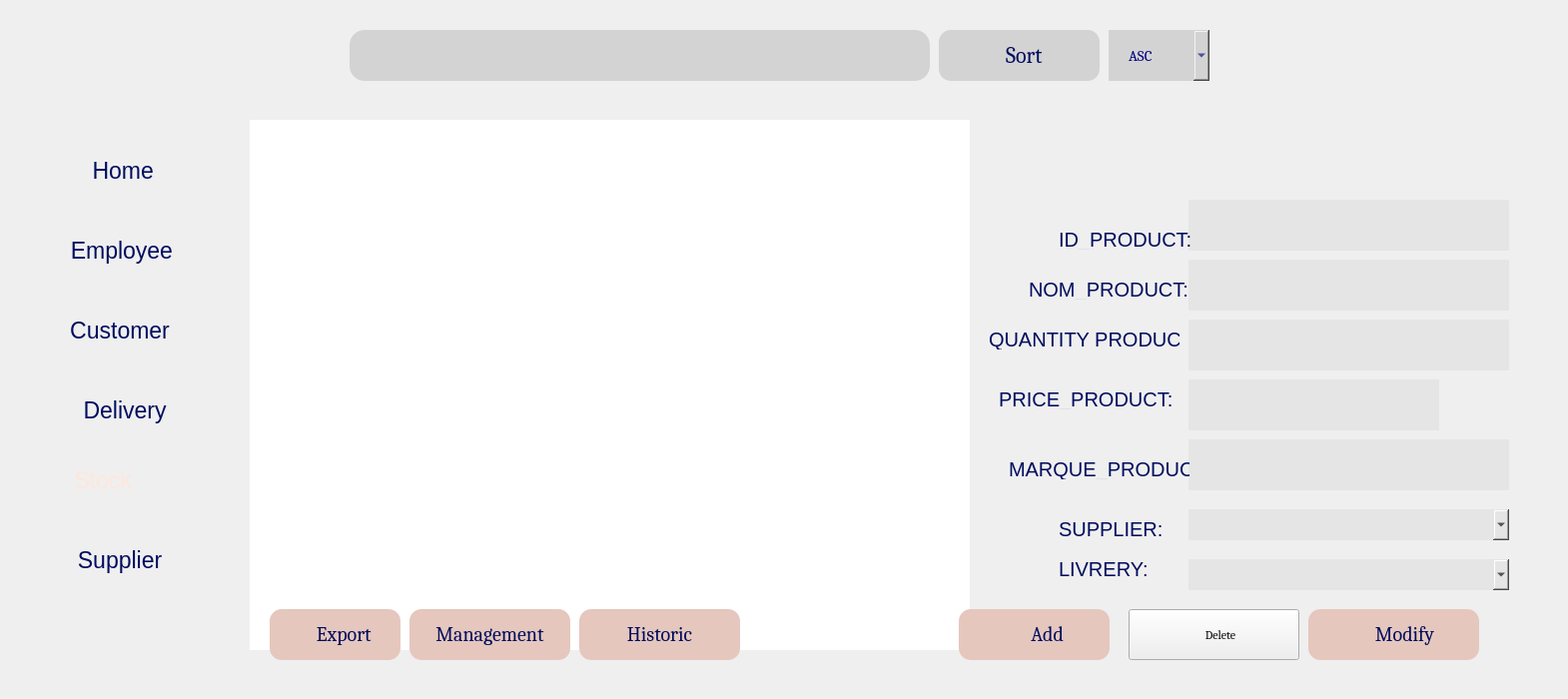
       <widget class="QWidget" name="ProductListe">
        <attribute name="title">
         <string>Product Liste</string>
        </attribute>
        <widget class="QLabel" name="label_84">
         <property name="geometry">
          <rect>
           <x>-10</x>
           <y>0</y>
           <width>1561</width>
           <height>691</height>
          </rect>
         </property>
         <property name="text">
          <string/>
         </property>
         <property name="pixmap">
          <pixmap>:/resources/imgs/bg.png</pixmap>
         </property>
         <property name="scaledContents">
          <bool>true</bool>
         </property>
        </widget>
        <widget class="QLabel" name="label_85">
         <property name="geometry">
          <rect>
           <x>230</x>
           <y>10</y>
           <width>1311</width>
           <height>671</height>
          </rect>
         </property>
         <property name="text">
          <string/>
         </property>
         <property name="pixmap">
          <pixmap>:/resources/imgs/bgW.png</pixmap>
         </property>
         <property name="scaledContents">
          <bool>true</bool>
         </property>
        </widget>
        <widget class="QLabel" name="label_86">
         <property name="geometry">
          <rect>
           <x>0</x>
           <y>0</y>
           <width>161</width>
           <height>131</height>
          </rect>
         </property>
         <property name="text">
          <string/>
         </property>
         <property name="pixmap">
          <pixmap>:/resources/imgs/logo.png</pixmap>
         </property>
         <property name="scaledContents">
          <bool>true</bool>
         </property>
        </widget>
        <widget class="QLabel" name="label_87">
         <property name="geometry">
          <rect>
           <x>1270</x>
           <y>20</y>
           <width>71</width>
           <height>71</height>
          </rect>
         </property>
         <property name="text">
          <string/>
         </property>
         <property name="pixmap">
          <pixmap>:/resources/imgs/picP.png</pixmap>
         </property>
        </widget>
        <widget class="QPushButton" name="pushButton_26">
         <property name="geometry">
          <rect>
           <x>220</x>
           <y>20</y>
           <width>151</width>
           <height>61</height>
          </rect>
         </property>
         <property name="text">
          <string/>
         </property>
         <property name="icon">
          <iconset>
           <normaloff>:/resources/imgs/undo.png</normaloff>:/resources/imgs/undo.png</iconset>
         </property>
         <property name="iconSize">
          <size>
           <width>45</width>
           <height>65</height>
          </size>
         </property>
         <property name="flat">
          <bool>true</bool>
         </property>
        </widget>
        <widget class="QLabel" name="label_88">
         <property name="geometry">
          <rect>
           <x>230</x>
           <y>90</y>
           <width>1311</width>
           <height>601</height>
          </rect>
         </property>
         <property name="styleSheet">
          <string notr="true">color:white;</string>
         </property>
         <property name="text">
          <string/>
         </property>
         <property name="pixmap">
          <pixmap>:/Downloads/crudbg.png</pixmap>
         </property>
         <property name="scaledContents">
          <bool>true</bool>
         </property>
        </widget>
        <widget class="QTableView" name="tableView">
         <property name="geometry">
          <rect>
           <x>250</x>
           <y>120</y>
           <width>721</width>
           <height>531</height>
          </rect>
         </property>
         <property name="styleSheet">
          <string notr="true">QTableView {
    background-color: white;
    color: #333333;
    border: none;
    selection-background-color: #c0e4f7;
}

QTableView::item {
    padding: 8px;
}

QTableView::item:selected {
    background-color: #eeeeee;
    color: black;
    font-family: Arial;
}

QHeaderView::section {
    background-color: #000c5e  ; /* Changed to the new color */
    color: #e5c7bd; /* Changed font color */
    font-family: Arial;
    font-weight: bold;
    font-size: 13px;
    padding: 8px;
    border: none;
}

QTableView::horizontalHeader {
    background-color: #000c5e  ; /* Changed to the new color */
    color: #e5c7bd; /* Changed font color */
    padding: 8px; /* Ensures padding is consistent */
}

QTableView::verticalHeader {
    background-color: #000c5e  ; /* Changed to the new color */
    color: #e5c7bd; /* Changed font color */
    border: none;
    padding: 8px; /* Ensures padding is consistent */
}

QTableView QScrollBar:vertical {
    background-color: #ffffff;
    width: 10px;
}

QTableView QScrollBar::handle:vertical {
    background-color: #eeeeee;
    border-radius: 5px;
}

QTableView QScrollBar::add-line:vertical, QTableView QScrollBar::sub-line:vertical {
    background-color: #ffffff;
    height: 10px;
}

QTableView QScrollBar::add-page:vertical, QTableView QScrollBar::sub-page:vertical {
    background-color: #ffffff;
}

QTableView::verticalHeader::section {
    border-right: none;
}

/* Adjust the row height and column width for wider lines */
QTableView::item {
    min-height: 40px; /* Adjust this value as needed */
}

QTableView::column {
    width: 100%; /* Make columns take full width */
}</string>
         </property>
         <property name="selectionBehavior">
          <enum>QAbstractItemView::SelectItems</enum>
         </property>
        </widget>
        <widget class="QLineEdit" name="lineEdit_recherche_3">
         <property name="geometry">
          <rect>
           <x>350</x>
           <y>30</y>
           <width>581</width>
           <height>51</height>
          </rect>
         </property>
         <property name="styleSheet">
          <string notr="true">border: 0px solid ; /* Light gray border */
 border-radius: 15px;
  box-sizing: border-box;
  background-color:#D3D3D3; /* Light gray background */
</string>
         </property>
        </widget>
        <widget class="QPushButton" name="rechercherBtn_3">
         <property name="geometry">
          <rect>
           <x>860</x>
           <y>30</y>
           <width>61</width>
           <height>51</height>
          </rect>
         </property>
         <property name="text">
          <string/>
         </property>
         <property name="icon">
          <iconset>
           <normaloff>:/resources/imgs/chercher.png</normaloff>:/resources/imgs/chercher.png</iconset>
         </property>
         <property name="iconSize">
          <size>
           <width>45</width>
           <height>45</height>
          </size>
         </property>
         <property name="flat">
          <bool>true</bool>
         </property>
        </widget>
        <widget class="QPushButton" name="rfchBtn_5">
         <property name="geometry">
          <rect>
           <x>960</x>
           <y>110</y>
           <width>93</width>
           <height>51</height>
          </rect>
         </property>
         <property name="text">
          <string/>
         </property>
         <property name="icon">
          <iconset>
           <normaloff>:/resources/imgs/mettre-a-jour-les-fleches.png</normaloff>:/resources/imgs/mettre-a-jour-les-fleches.png</iconset>
         </property>
         <property name="iconSize">
          <size>
           <width>36</width>
           <height>36</height>
          </size>
         </property>
         <property name="flat">
          <bool>true</bool>
         </property>
        </widget>
        <widget class="QLineEdit" name="line">
         <property name="geometry">
          <rect>
           <x>1190</x>
           <y>200</y>
           <width>321</width>
           <height>51</height>
          </rect>
         </property>
         <property name="styleSheet">
          <string notr="true">background-color:#e5e5e5;
border: 0px solid ;
  border-radius: 1px;</string>
         </property>
        </widget>
        <widget class="QLineEdit" name="lineEdit_nom">
         <property name="geometry">
          <rect>
           <x>1190</x>
           <y>260</y>
           <width>321</width>
           <height>51</height>
          </rect>
         </property>
         <property name="styleSheet">
          <string notr="true">background-color:#e5e5e5;
border: 0px solid ;
  border-radius: 1px;</string>
         </property>
         <property name="placeholderText">
          <string/>
         </property>
        </widget>
        <widget class="QLineEdit" name="lineEdit_Prix">
         <property name="geometry">
          <rect>
           <x>1190</x>
           <y>380</y>
           <width>251</width>
           <height>51</height>
          </rect>
         </property>
         <property name="styleSheet">
          <string notr="true">background-color:#e5e5e5;
border: 0px solid ;
  border-radius: 1px;</string>
         </property>
         <property name="placeholderText">
          <string/>
         </property>
        </widget>
        <widget class="QLineEdit" name="lineEdit_Marque">
         <property name="geometry">
          <rect>
           <x>1190</x>
           <y>440</y>
           <width>321</width>
           <height>51</height>
          </rect>
         </property>
         <property name="styleSheet">
          <string notr="true">background-color:#e5e5e5;
border: 0px solid ;
  border-radius: 1px;</string>
         </property>
         <property name="placeholderText">
          <string/>
         </property>
        </widget>
        <widget class="QComboBox" name="comboBox_2">
         <property name="geometry">
          <rect>
           <x>1190</x>
           <y>510</y>
           <width>321</width>
           <height>31</height>
          </rect>
         </property>
         <property name="styleSheet">
          <string notr="true">background-color:#e5e5e5;
border: 0px solid ;
  border-radius: 1px;</string>
         </property>
         <property name="placeholderText">
          <string>Fournisseur</string>
         </property>
         <item>
          <property name="text">
           <string>1</string>
          </property>
         </item>
        </widget>
        <widget class="QComboBox" name="comboBox_3">
         <property name="geometry">
          <rect>
           <x>1190</x>
           <y>560</y>
           <width>321</width>
           <height>31</height>
          </rect>
         </property>
         <property name="styleSheet">
          <string notr="true">background-color:#e5e5e5;
border: 0px solid ;
  border-radius: 1px;</string>
         </property>
         <property name="placeholderText">
          <string>Livraison</string>
         </property>
         <item>
          <property name="text">
           <string>1</string>
          </property>
         </item>
        </widget>
        <widget class="QLabel" name="label_89">
         <property name="geometry">
          <rect>
           <x>1060</x>
           <y>230</y>
           <width>151</width>
           <height>20</height>
          </rect>
         </property>
         <property name="styleSheet">
          <string notr="true">color:#000c5e;
font: 9pt &quot;Cambria&quot;;
font-size: 20px;</string>
         </property>
         <property name="text">
          <string>ID_PRODUCT:</string>
         </property>
        </widget>
        <widget class="QLabel" name="label_90">
         <property name="geometry">
          <rect>
           <x>1030</x>
           <y>280</y>
           <width>181</width>
           <height>20</height>
          </rect>
         </property>
         <property name="styleSheet">
          <string notr="true">color:#000c5e;
font: 9pt &quot;Cambria&quot;;
font-size: 20px;</string>
         </property>
         <property name="text">
          <string>NOM_PRODUCT:</string>
         </property>
        </widget>
        <widget class="QLabel" name="label_91">
         <property name="geometry">
          <rect>
           <x>1000</x>
           <y>390</y>
           <width>181</width>
           <height>20</height>
          </rect>
         </property>
         <property name="styleSheet">
          <string notr="true">color:#000c5e;
font: 9pt &quot;Cambria&quot;;
font-size: 20px;</string>
         </property>
         <property name="text">
          <string>PRICE_PRODUCT:</string>
         </property>
        </widget>
        <widget class="QLabel" name="label_92">
         <property name="geometry">
          <rect>
           <x>1010</x>
           <y>460</y>
           <width>181</width>
           <height>20</height>
          </rect>
         </property>
         <property name="styleSheet">
          <string notr="true">color:#000c5e;
font: 9pt &quot;Cambria&quot;;
font-size: 20px;</string>
         </property>
         <property name="text">
          <string>MARQUE_PRODUCT:</string>
         </property>
        </widget>
        <widget class="QLabel" name="label_93">
         <property name="geometry">
          <rect>
           <x>1060</x>
           <y>520</y>
           <width>111</width>
           <height>20</height>
          </rect>
         </property>
         <property name="styleSheet">
          <string notr="true">color:#000c5e;
font: 9pt &quot;Cambria&quot;;
font-size: 20px;</string>
         </property>
         <property name="text">
          <string>SUPPLIER:</string>
         </property>
        </widget>
        <widget class="QLabel" name="label_94">
         <property name="geometry">
          <rect>
           <x>1060</x>
           <y>560</y>
           <width>101</width>
           <height>20</height>
          </rect>
         </property>
         <property name="styleSheet">
          <string notr="true">color:#000c5e;
font: 9pt &quot;Cambria&quot;;
font-size: 20px;</string>
         </property>
         <property name="text">
          <string>LIVRERY:</string>
         </property>
        </widget>
        <widget class="QPushButton" name="AjoutStockBtn">
         <property name="geometry">
          <rect>
           <x>960</x>
           <y>610</y>
           <width>151</width>
           <height>51</height>
          </rect>
         </property>
         <property name="font">
          <font>
           <family>Cambria</family>
           <pointsize>-1</pointsize>
          </font>
         </property>
         <property name="styleSheet">
          <string notr="true">
#AjoutStockBtn {
    color: #000c5e; /* Default text color */
    font-size: 20px;
    background-color: #e5c7bd; /* Default background color */
    border: 0px solid;
    border-radius: 12px;
    box-sizing: border-box;
    transition: background-color 0.3s, transform 0.1s ease; /* Smooth animation for hover and press effects */
}

#AjoutStockBtn:hover {
    background-color: #d4b3a7; /* Slightly darker shade for hover effect */
    color: #000944; /* Slightly darker text color for hover */
    cursor: pointer; /* Changes cursor to pointer */
}

#AjoutStockBtn:pressed {
    background-color: #c49f94; /* Even darker shade for pressed effect */
    color: #000722; /* Darker text color for pressed */
    transform: scale(0.95); /* Makes the button slightly smaller on press */
}
</string>
         </property>
         <property name="text">
          <string>      Add</string>
         </property>
         <property name="icon">
          <iconset>
           <normaloff>:/resources/imgs/ajouter-un-bouton.png</normaloff>:/resources/imgs/ajouter-un-bouton.png</iconset>
         </property>
         <property name="iconSize">
          <size>
           <width>35</width>
           <height>35</height>
          </size>
         </property>
        </widget>
        <widget class="QPushButton" name="pushButton_27">
         <property name="geometry">
          <rect>
           <x>1130</x>
           <y>610</y>
           <width>171</width>
           <height>51</height>
          </rect>
         </property>
         <property name="font">
          <font>
           <family>Cambria</family>
          </font>
         </property>
         <property name="styleSheet">
          <string notr="true">#pushButton_3 {
    color: #000c5e; /* Default text color */
    font-size: 20px;
    background-color: #e5c7bd; /* Default background color */
    border: 0px solid;
    border-radius: 12px;
    box-sizing: border-box;
    transition: background-color 0.3s, transform 0.1s ease; /* Smooth animation for hover and press effects */
}

#pushButton_3:hover {
    background-color: #d4b3a7; /* Slightly darker shade for hover effect */
    color: #000944; /* Slightly darker text color for hover */
    cursor: pointer; /* Changes cursor to pointer */
}

#pushButton_3:pressed {
    background-color: #c49f94; /* Even darker shade for pressed effect */
    color: #000722; /* Darker text color for pressed */
    transform: scale(0.95); /* Makes the button slightly smaller on press */
}
</string>
         </property>
         <property name="text">
          <string>     Delete</string>
         </property>
         <property name="icon">
          <iconset>
           <normaloff>:/resources/imgs/supprimer.png</normaloff>:/resources/imgs/supprimer.png</iconset>
         </property>
         <property name="iconSize">
          <size>
           <width>35</width>
           <height>35</height>
          </size>
         </property>
        </widget>
        <widget class="QPushButton" name="modifierStockBtn">
         <property name="geometry">
          <rect>
           <x>1310</x>
           <y>610</y>
           <width>171</width>
           <height>51</height>
          </rect>
         </property>
         <property name="font">
          <font>
           <family>Cambria</family>
           <pointsize>-1</pointsize>
          </font>
         </property>
         <property name="styleSheet">
          <string notr="true">#modifierStockBtn {
    color: #000c5e; /* Default text color */
    font-size: 20px;
    background-color: #e5c7bd; /* Default background color */
    border: 0px solid;
    border-radius: 12px;
    box-sizing: border-box;
    transition: background-color 0.3s, transform 0.1s ease; /* Smooth animation for hover and press effects */
}

#modifierStockBtn:hover {
    background-color: #d4b3a7; /* Slightly darker shade for hover effect */
    color: #000944; /* Slightly darker text color for hover */
    cursor: pointer; /* Changes cursor to pointer */
}

#modifierStockBtn:pressed {
    background-color: #c49f94; /* Even darker shade for pressed effect */
    color: #000722; /* Darker text color for pressed */
    transform: scale(0.95); /* Makes the button slightly smaller on press */
}
</string>
         </property>
         <property name="text">
          <string>     Modify</string>
         </property>
         <property name="icon">
          <iconset>
           <normaloff>:/resources/imgs/mettre-a-jour-les-fleches.png</normaloff>:/resources/imgs/mettre-a-jour-les-fleches.png</iconset>
         </property>
         <property name="iconSize">
          <size>
           <width>35</width>
           <height>35</height>
          </size>
         </property>
        </widget>
        <widget class="QPushButton" name="exportButton_6">
         <property name="geometry">
          <rect>
           <x>270</x>
           <y>610</y>
           <width>131</width>
           <height>51</height>
          </rect>
         </property>
         <property name="font">
          <font>
           <family>Cambria</family>
           <pointsize>-1</pointsize>
          </font>
         </property>
         <property name="styleSheet">
          <string notr="true">#exportButton_6 {
    color: #000c5e; /* Default text color */
    font-size: 20px;
    background-color: #e5c7bd; /* Default background color */
    border: 0px solid;
    border-radius: 12px;
    box-sizing: border-box;
    transition: background-color 0.3s, transform 0.1s ease; /* Smooth animation for hover and press effects */
}

#exportButton_6:hover {
    background-color: #d4b3a7; /* Slightly darker shade for hover effect */
    color: #000944; /* Slightly darker text color for hover */
    cursor: pointer; /* Changes cursor to pointer */
}

#exportButton_6:pressed {
    background-color: #c49f94; /* Even darker shade for pressed effect */
    color: #000722; /* Darker text color for pressed */
    transform: scale(0.95); /* Makes the button slightly smaller on press */
}</string>
         </property>
         <property name="text">
          <string>    Export</string>
         </property>
         <property name="icon">
          <iconset>
           <normaloff>:/resources/imgs/importer-exporter.png</normaloff>:/resources/imgs/importer-exporter.png</iconset>
         </property>
         <property name="iconSize">
          <size>
           <width>35</width>
           <height>35</height>
          </size>
         </property>
        </widget>
        <widget class="QPushButton" name="btn_gestion_stocks">
         <property name="geometry">
          <rect>
           <x>410</x>
           <y>610</y>
           <width>161</width>
           <height>51</height>
          </rect>
         </property>
         <property name="font">
          <font>
           <family>Cambria</family>
           <pointsize>-1</pointsize>
          </font>
         </property>
         <property name="styleSheet">
          <string notr="true">#btn_gestion_stocks {
    color: #000c5e; /* Default text color */
    font-size: 20px;
    background-color: #e5c7bd; /* Default background color */
    border: 0px solid;
    border-radius: 12px;
    box-sizing: border-box;
    transition: background-color 0.3s, transform 0.1s ease; /* Smooth animation for hover and press effects */
}

#btn_gestion_stocks:hover {
    background-color: #d4b3a7; /* Slightly darker shade for hover effect */
    color: #000944; /* Slightly darker text color for hover */
    cursor: pointer; /* Changes cursor to pointer */
}

#btn_gestion_stocks:pressed {
    background-color: #c49f94; /* Even darker shade for pressed effect */
    color: #000722; /* Darker text color for pressed */
    transform: scale(0.95); /* Makes the button slightly smaller on press */
}</string>
         </property>
         <property name="text">
          <string>Management</string>
         </property>
         <property name="icon">
          <iconset>
           <normaloff>:/resources/imgs/importer-exporter.png</normaloff>:/resources/imgs/importer-exporter.png</iconset>
         </property>
         <property name="iconSize">
          <size>
           <width>35</width>
           <height>35</height>
          </size>
         </property>
        </widget>
        <widget class="QComboBox" name="comboBox_sort">
         <property name="geometry">
          <rect>
           <x>1110</x>
           <y>30</y>
           <width>101</width>
           <height>51</height>
          </rect>
         </property>
         <property name="font">
          <font>
           <family>Cambria</family>
           <pointsize>11</pointsize>
           <italic>false</italic>
           <bold>false</bold>
          </font>
         </property>
         <property name="styleSheet">
          <string notr="true">background-color: #D3D3D3;

border-radius:0px;
color: rgb(0, 0, 127);
border: 0px solid rgb(0, 0, 127); 
padding: 10px 20px; 
cursor: pointer;
</string>
         </property>
         <item>
          <property name="text">
           <string>ASC</string>
          </property>
         </item>
         <item>
          <property name="text">
           <string>DESC</string>
          </property>
         </item>
        </widget>
        <widget class="QPushButton" name="sortBtn">
         <property name="geometry">
          <rect>
           <x>940</x>
           <y>30</y>
           <width>161</width>
           <height>51</height>
          </rect>
         </property>
         <property name="font">
          <font>
           <family>Cambria</family>
           <pointsize>-1</pointsize>
          </font>
         </property>
         <property name="styleSheet">
          <string notr="true">#sortBtn {
    color: #000c5e; /* Default text color */
    font-size: 22px;
    background-color: #D3D3D3; /* Default background color (light gray) */
    border: 0px solid;
    border-radius: 12px;
    box-sizing: border-box;
    transition: background-color 0.3s, transform 0.1s ease; /* Smooth animation for hover and press effects */
}

#sortBtn:hover {
    background-color: #BEBEBE; /* Slightly darker gray for hover effect */
    color: #000944; /* Slightly darker text color */
    cursor: pointer; /* Change cursor to pointer */
}

#sortBtn:pressed {
    background-color: #A9A9A9; /* Even darker gray for pressed effect */
    color: #000722; /* Darker text color */
    transform: scale(0.95); /* Makes the button slightly smaller on press */
}
</string>
         </property>
         <property name="text">
          <string>  Sort</string>
         </property>
         <property name="icon">
          <iconset>
           <normaloff>:/resources/imgs/filtre.png</normaloff>:/resources/imgs/filtre.png</iconset>
         </property>
         <property name="iconSize">
          <size>
           <width>35</width>
           <height>35</height>
          </size>
         </property>
        </widget>
        <widget class="QLabel" name="label_95">
         <property name="geometry">
          <rect>
           <x>990</x>
           <y>330</y>
           <width>191</width>
           <height>20</height>
          </rect>
         </property>
         <property name="styleSheet">
          <string notr="true">color:#000c5e;
font: 9pt &quot;Cambria&quot;;
font-size: 20px;</string>
         </property>
         <property name="text">
          <string>QUANTITY PRODUCT:</string>
         </property>
        </widget>
        <widget class="QLineEdit" name="lineEdit_Quantite">
         <property name="geometry">
          <rect>
           <x>1190</x>
           <y>320</y>
           <width>321</width>
           <height>51</height>
          </rect>
         </property>
         <property name="styleSheet">
          <string notr="true">background-color:#e5e5e5;
border: 0px solid ;
  border-radius: 1px;</string>
         </property>
        </widget>
        <widget class="QPushButton" name="Historic_2">
         <property name="geometry">
          <rect>
           <x>580</x>
           <y>610</y>
           <width>161</width>
           <height>51</height>
          </rect>
         </property>
         <property name="font">
          <font>
           <family>Cambria</family>
           <pointsize>-1</pointsize>
          </font>
         </property>
         <property name="styleSheet">
          <string notr="true">#Historic_2 {
    color: #000c5e; /* Default text color */
    font-size: 20px;
    background-color: #e5c7bd; /* Default background color */
    border: 0px solid;
    border-radius: 12px;
    box-sizing: border-box;
    transition: background-color 0.3s, transform 0.1s ease; /* Smooth animation for hover and press effects */
}

#Historic_2:hover {
    background-color: #d4b3a7; /* Slightly darker shade for hover effect */
    color: #000944; /* Slightly darker text color for hover */
    cursor: pointer; /* Changes cursor to pointer */
}

#Historic_2:pressed {
    background-color: #c49f94; /* Even darker shade for pressed effect */
    color: #000722; /* Darker text color for pressed */
    transform: scale(0.95); /* Makes the button slightly smaller on press */
}
</string>
         </property>
         <property name="text">
          <string>Historic</string>
         </property>
         <property name="icon">
          <iconset>
           <normaloff>:/resources/imgs/ajouter-un-bouton.png</normaloff>:/resources/imgs/ajouter-un-bouton.png</iconset>
         </property>
        </widget>
        <widget class="QPushButton" name="pushButton_28">
         <property name="geometry">
          <rect>
           <x>20</x>
           <y>140</y>
           <width>181</width>
           <height>61</height>
          </rect>
         </property>
         <property name="styleSheet">
          <string notr="true">color:#000c5e;
font: 9pt &quot;Cambria&quot;;
font-size: 23px;
</string>
         </property>
         <property name="text">
          <string>    Home</string>
         </property>
         <property name="icon">
          <iconset>
           <normaloff>:/resources/imgs/abri (1).png</normaloff>:/resources/imgs/abri (1).png</iconset>
         </property>
         <property name="iconSize">
          <size>
           <width>60</width>
           <height>80</height>
          </size>
         </property>
         <property name="flat">
          <bool>true</bool>
         </property>
        </widget>
        <widget class="QPushButton" name="pushButton_29">
         <property name="geometry">
          <rect>
           <x>30</x>
           <y>220</y>
           <width>171</width>
           <height>61</height>
          </rect>
         </property>
         <property name="styleSheet">
          <string notr="true">color:#000c5e;
font: 9pt &quot;Cambria&quot;;
font-size: 23px;
</string>
         </property>
         <property name="text">
          <string>  Employee</string>
         </property>
         <property name="icon">
          <iconset>
           <normaloff>:/resources/imgs/employes.png</normaloff>:/resources/imgs/employes.png</iconset>
         </property>
         <property name="iconSize">
          <size>
           <width>60</width>
           <height>80</height>
          </size>
         </property>
         <property name="flat">
          <bool>true</bool>
         </property>
        </widget>
        <widget class="QPushButton" name="pushButton_30">
         <property name="geometry">
          <rect>
           <x>20</x>
           <y>300</y>
           <width>181</width>
           <height>61</height>
          </rect>
         </property>
         <property name="styleSheet">
          <string notr="true">color:#000c5e;
font: 9pt &quot;Cambria&quot;;
font-size: 23px;
</string>
         </property>
         <property name="text">
          <string>   Customer</string>
         </property>
         <property name="icon">
          <iconset>
           <normaloff>:/resources/imgs/contact.png</normaloff>:/resources/imgs/contact.png</iconset>
         </property>
         <property name="iconSize">
          <size>
           <width>60</width>
           <height>80</height>
          </size>
         </property>
         <property name="flat">
          <bool>true</bool>
         </property>
        </widget>
        <widget class="QPushButton" name="pushButton_40">
         <property name="geometry">
          <rect>
           <x>30</x>
           <y>380</y>
           <width>171</width>
           <height>61</height>
          </rect>
         </property>
         <property name="styleSheet">
          <string notr="true">color:#000c5e;
font: 9pt &quot;Cambria&quot;;
font-size: 23px;
</string>
         </property>
         <property name="text">
          <string>   Delivery</string>
         </property>
         <property name="icon">
          <iconset>
           <normaloff>:/resources/imgs/livraison-rapide (1).png</normaloff>:/resources/imgs/livraison-rapide (1).png</iconset>
         </property>
         <property name="iconSize">
          <size>
           <width>60</width>
           <height>80</height>
          </size>
         </property>
         <property name="flat">
          <bool>true</bool>
         </property>
        </widget>
        <widget class="QPushButton" name="pushButton_41">
         <property name="geometry">
          <rect>
           <x>10</x>
           <y>530</y>
           <width>201</width>
           <height>61</height>
          </rect>
         </property>
         <property name="styleSheet">
          <string notr="true">color:#000c5e;
font: 9pt &quot;Cambria&quot;;
font-size: 23px;
</string>
         </property>
         <property name="text">
          <string>   Supplier</string>
         </property>
         <property name="icon">
          <iconset>
           <normaloff>:/resources/imgs/courrier.png</normaloff>:/resources/imgs/courrier.png</iconset>
         </property>
         <property name="iconSize">
          <size>
           <width>60</width>
           <height>80</height>
          </size>
         </property>
         <property name="flat">
          <bool>true</bool>
         </property>
        </widget>
        <widget class="QPushButton" name="pushButton_42">
         <property name="geometry">
          <rect>
           <x>-30</x>
           <y>610</y>
           <width>151</width>
           <height>61</height>
          </rect>
         </property>
         <property name="text">
          <string/>
         </property>
         <property name="icon">
          <iconset>
           <normaloff>:/resources/imgs/deconnexion.png</normaloff>:/resources/imgs/deconnexion.png</iconset>
         </property>
         <property name="iconSize">
          <size>
           <width>60</width>
           <height>80</height>
          </size>
         </property>
         <property name="flat">
          <bool>true</bool>
         </property>
        </widget>
        <widget class="QLabel" name="label_96">
         <property name="geometry">
          <rect>
           <x>0</x>
           <y>450</y>
           <width>231</width>
           <height>61</height>
          </rect>
         </property>
         <property name="styleSheet">
          <string notr="true"/>
         </property>
         <property name="text">
          <string/>
         </property>
         <property name="pixmap">
          <pixmap>:/resources/imgs/blue.png</pixmap>
         </property>
         <property name="scaledContents">
          <bool>true</bool>
         </property>
        </widget>
        <widget class="QPushButton" name="pushButton_43">
         <property name="geometry">
          <rect>
           <x>-60</x>
           <y>460</y>
           <width>301</width>
           <height>41</height>
          </rect>
         </property>
         <property name="styleSheet">
          <string notr="true">color:#ffe6dc;
font: 9pt &quot;Cambria&quot;;
font-size: 23px;</string>
         </property>
         <property name="text">
          <string>    Stock</string>
         </property>
         <property name="icon">
          <iconset>
           <normaloff>../gestion stock/imgs/logostock.jpg</normaloff>../gestion stock/imgs/logostock.jpg</iconset>
         </property>
         <property name="iconSize">
          <size>
           <width>80</width>
           <height>100</height>
          </size>
         </property>
         <property name="flat">
          <bool>true</bool>
         </property>
        </widget>
       </widget>
